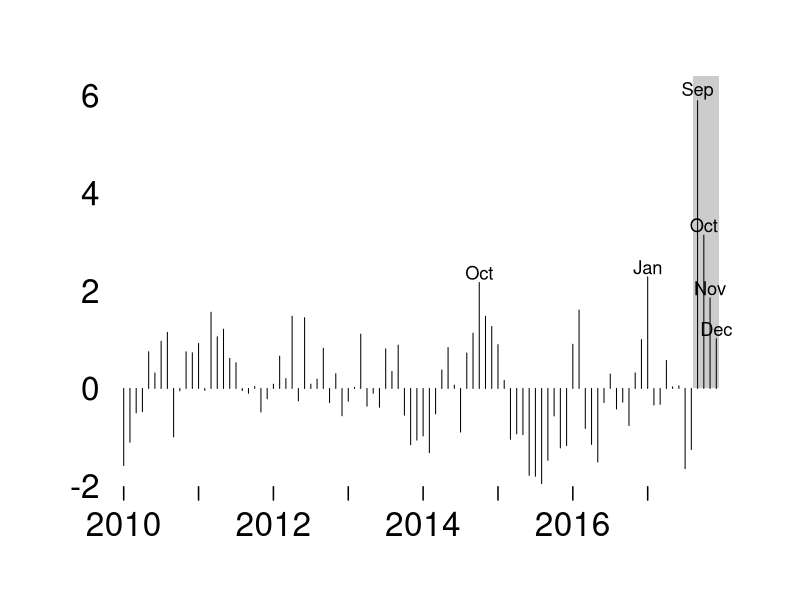

This figure's R source:
# date created 2019.08.23
# last update  2020.01.09
library(plyr)
library(zoo)
d<-read.csv("data/data.csv")

# Calculate standardised anomalies (excl. 2017)
av<-ddply(d[d$year<2017,], .(month), summarise,
          deaths.m = mean(deaths), deaths.sd = sd(deaths))
d<-merge(d, av, all.x=T)
d<-d[order(d$year, d$month),]
z<-ts((d$deaths-d$deaths.m)/d$deaths.sd, start=c(2010,1), frequency=12) 

# Plot
par(mar=c(5,5,3,3), bty='n', las=1, cex.lab=2, cex.axis=2)
plot(z, ylim=c(min(z), max(z)+.5), type='n',
     lwd=2, axes=F, xlab="", ylab="",  main= "")    
rect(2017.6, 0, 2017.95,max(z)+.5, col='grey80', border=NA)
points(z, type="h")
axis(1, tick=F, at=2010:2017, label=2010:2017)
rug(index(z)[c(1,13,25,37,49,61,73,85)], ticksize=.03, lwd=1.5, side=1)
axis(2, tick=F, line=-1)
text(index(z)[93:96], z[93:96]+.2, labels= month.abb[9:12], cex=1.1)
text(index(z)[c(58, 85)], z[c(58, 85)]+.2, labels= c("Oct", "Jan"), cex=1.1)

## FIN